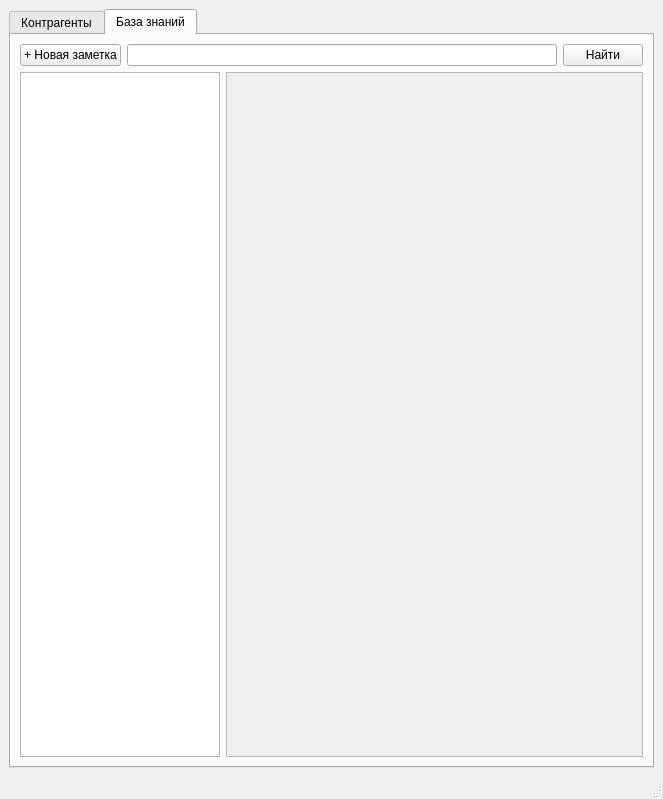
<?xml version="1.0" encoding="UTF-8"?>
<ui version="4.0">
 <class>MainWindowModern</class>
 <widget class="QMainWindow" name="MainWindowModern">
  <property name="windowModality">
   <enum>Qt::NonModal</enum>
  </property>
  <property name="geometry">
   <rect>
    <x>0</x>
    <y>0</y>
    <width>663</width>
    <height>799</height>
   </rect>
  </property>
  <property name="windowTitle">
   <string>Simple Business </string>
  </property>
  <property name="documentMode">
   <bool>false</bool>
  </property>
  <property name="tabShape">
   <enum>QTabWidget::Rounded</enum>
  </property>
  <widget class="QWidget" name="centralwidget">
   <layout class="QHBoxLayout" name="horizontalLayout_16">
    <item>
     <widget class="QTabWidget" name="Global_tabs">
      <property name="enabled">
       <bool>true</bool>
      </property>
      <property name="tabPosition">
       <enum>QTabWidget::North</enum>
      </property>
      <property name="tabShape">
       <enum>QTabWidget::Rounded</enum>
      </property>
      <property name="currentIndex">
       <number>1</number>
      </property>
      <property name="documentMode">
       <bool>false</bool>
      </property>
      <widget class="QWidget" name="tab_Clients">
       <attribute name="title">
        <string>Контрагенты</string>
       </attribute>
       <layout class="QHBoxLayout" name="horizontalLayout_2">
        <item>
         <layout class="QVBoxLayout" name="verticalLayout">
          <item>
           <widget class="QLineEdit" name="lineEdit_ClientFilter">
            <property name="maximumSize">
             <size>
              <width>200</width>
              <height>16777215</height>
             </size>
            </property>
           </widget>
          </item>
          <item>
           <widget class="QListView" name="listView_ClientList">
            <property name="maximumSize">
             <size>
              <width>200</width>
              <height>16777215</height>
             </size>
            </property>
           </widget>
          </item>
          <item>
           <layout class="QHBoxLayout" name="horizontalLayout">
            <item>
             <widget class="QPushButton" name="pushButton_DeleteClient">
              <property name="maximumSize">
               <size>
                <width>100</width>
                <height>16777215</height>
               </size>
              </property>
              <property name="text">
               <string>- Удалить</string>
              </property>
             </widget>
            </item>
            <item>
             <widget class="QPushButton" name="pushButton_NewClient">
              <property name="maximumSize">
               <size>
                <width>100</width>
                <height>16777215</height>
               </size>
              </property>
              <property name="text">
               <string>+ Новый</string>
              </property>
             </widget>
            </item>
           </layout>
          </item>
         </layout>
        </item>
       </layout>
      </widget>
      <widget class="QWidget" name="tab_KnBase">
       <attribute name="title">
        <string>База знаний</string>
       </attribute>
       <layout class="QVBoxLayout" name="verticalLayout_2">
        <item>
         <layout class="QHBoxLayout" name="horizontalLayout_3">
          <item>
           <widget class="QPushButton" name="pushButton_KnBaseEmptyNote">
            <property name="text">
             <string>+ Новая заметка</string>
            </property>
           </widget>
          </item>
          <item>
           <widget class="QLineEdit" name="lineEdit_KnBase_Search">
            <property name="font">
             <font>
              <weight>50</weight>
              <bold>false</bold>
             </font>
            </property>
            <property name="alignment">
             <set>Qt::AlignCenter</set>
            </property>
           </widget>
          </item>
          <item>
           <widget class="QPushButton" name="pushButton_SearchKnBase">
            <property name="text">
             <string>Найти</string>
            </property>
           </widget>
          </item>
         </layout>
        </item>
        <item>
         <layout class="QHBoxLayout" name="horizontalLayout_4">
          <item>
           <widget class="QListView" name="listView_Hashtags">
            <property name="maximumSize">
             <size>
              <width>200</width>
              <height>16777215</height>
             </size>
            </property>
           </widget>
          </item>
          <item>
           <widget class="QScrollArea" name="scrollArea_KnBaseRecords">
            <property name="widgetResizable">
             <bool>true</bool>
            </property>
            <widget class="QWidget" name="scrollAreaWidgetContents">
             <property name="geometry">
              <rect>
               <x>0</x>
               <y>0</y>
               <width>411</width>
               <height>682</height>
              </rect>
             </property>
            </widget>
           </widget>
          </item>
         </layout>
        </item>
       </layout>
      </widget>
     </widget>
    </item>
   </layout>
  </widget>
  <widget class="QStatusBar" name="statusbar"/>
  <action name="action_Run_Simulate">
   <property name="text">
    <string>Запуск симуляции</string>
   </property>
  </action>
  <action name="action_Synhronize_xm_with_db">
   <property name="text">
    <string>Загрузить из 1С</string>
   </property>
  </action>
  <action name="action_upload_budget_csv">
   <property name="text">
    <string>Выгрузить в 1С</string>
   </property>
  </action>
  <action name="action_2">
   <property name="text">
    <string>#ЗапросТовара</string>
   </property>
  </action>
  <action name="action_3">
   <property name="text">
    <string>#Бюджет</string>
   </property>
  </action>
  <action name="action_4">
   <property name="text">
    <string>#Офер</string>
   </property>
  </action>
  <action name="action_5">
   <property name="text">
    <string>#Прайс</string>
   </property>
  </action>
  <action name="action_6">
   <property name="text">
    <string>#Беседа</string>
   </property>
  </action>
  <action name="action_fast_NewContact">
   <property name="text">
    <string>Новый контакт</string>
   </property>
  </action>
  <action name="action">
   <property name="text">
    <string>Заметка</string>
   </property>
  </action>
  <action name="action_AddFastNote">
   <property name="text">
    <string>+ Быстрая заметка</string>
   </property>
  </action>
  <action name="action_AddNewContact">
   <property name="text">
    <string>+ Контакт</string>
   </property>
  </action>
  <action name="action_7">
   <property name="text">
    <string>+ Клиент</string>
   </property>
  </action>
  <action name="action_8">
   <property name="text">
    <string>+ Поставщик</string>
   </property>
  </action>
  <action name="action_AddNewCP">
   <property name="text">
    <string>+ Контрагент</string>
   </property>
  </action>
 </widget>
 <resources/>
 <connections/>
</ui>
